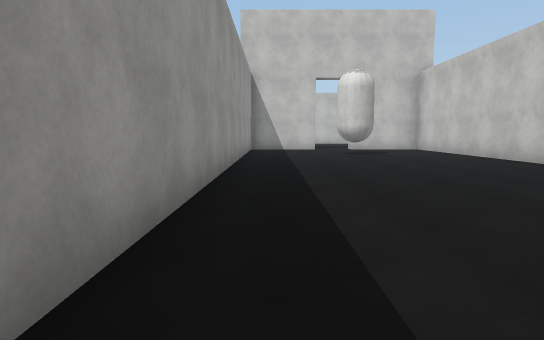
view 1 (above)

24 first-person views from a walk through a scene from a Unity 3-D project. The camera is 1.2 m above the floor, tilts 6° down and sees 75° across. Doors are open. The floor is counted in squares, 2 m on a side. Each view is taken from the middle of a square. On the plan, view 1 faces up. The plan holds only what a view shows up to about 10 squares ahead; the rest is blank. The place goes on beyond the plan. Some animated figures are left out. Some surface patterns are stand-ins.

view 2
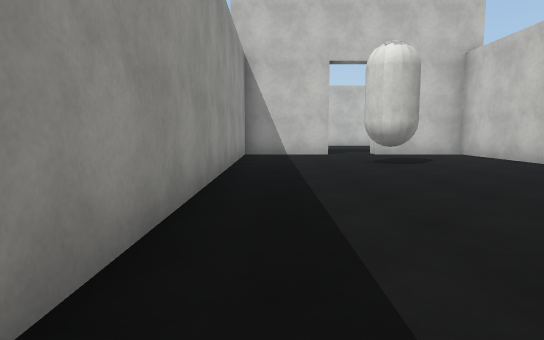

view 3
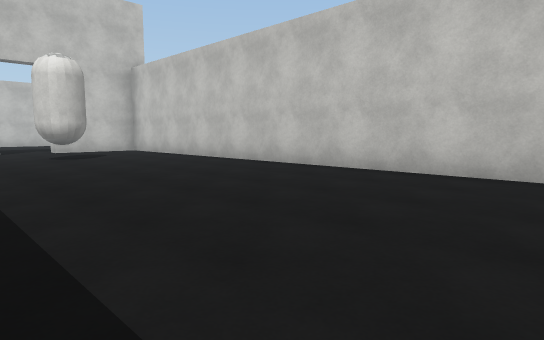

view 4
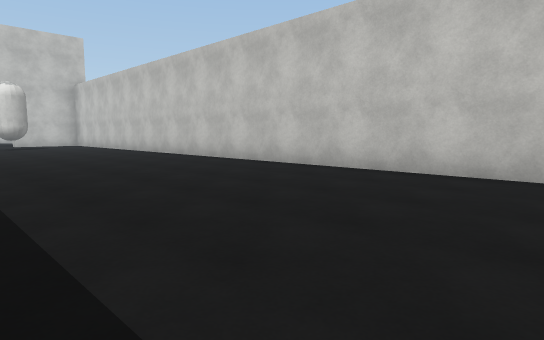

view 5
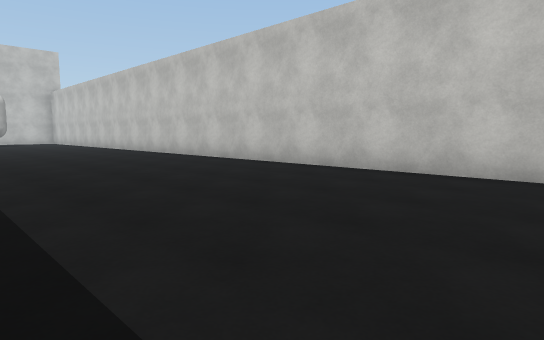

view 6
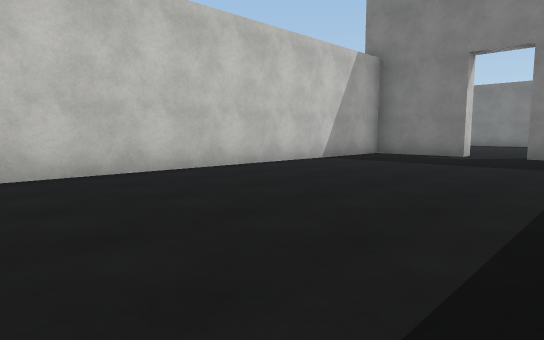

view 7
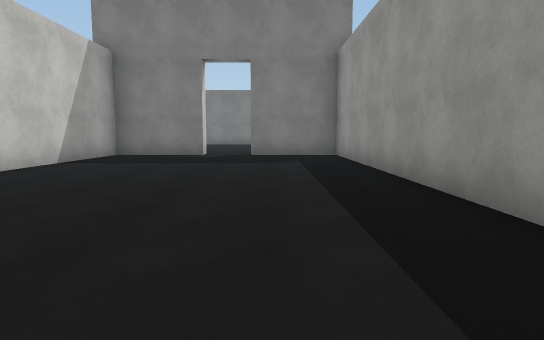

view 8
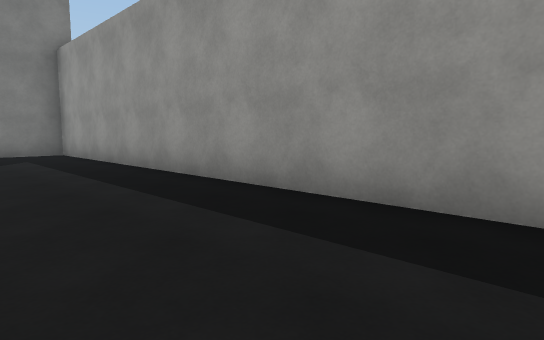

view 9
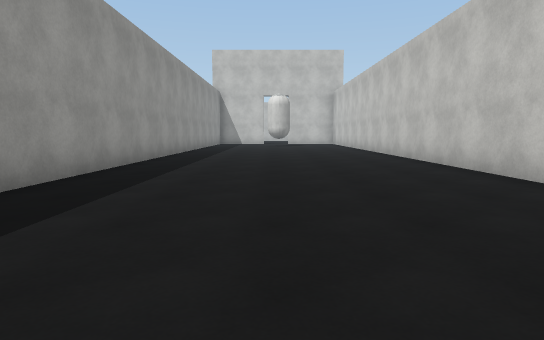

view 10
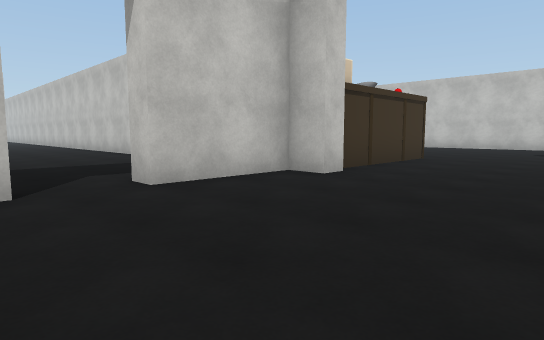

view 11
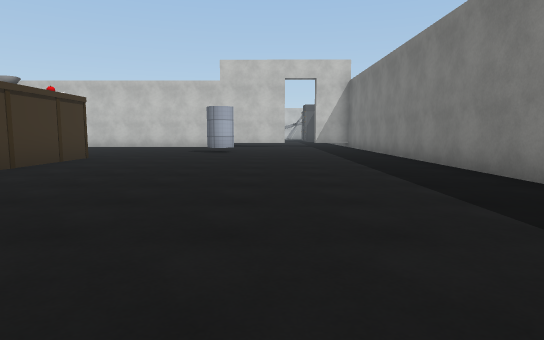

view 12
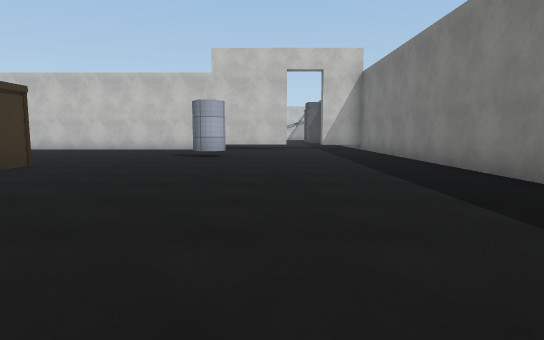

view 13
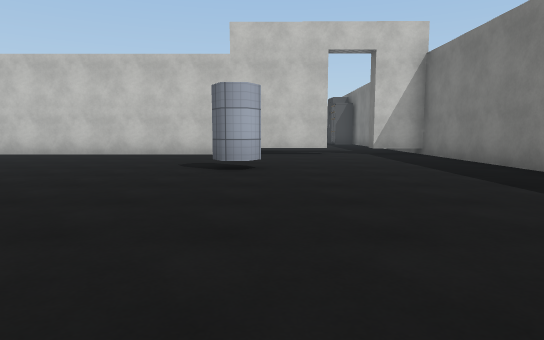

view 14
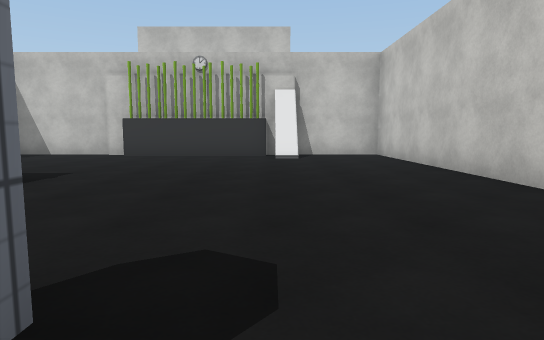

view 15
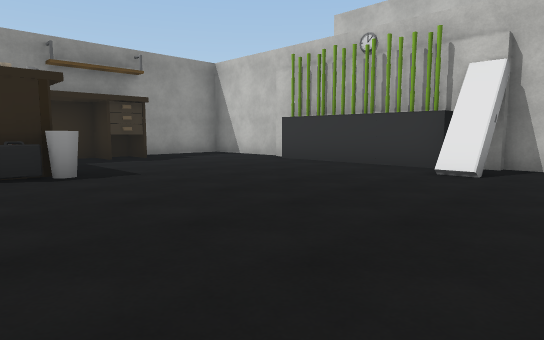

view 16
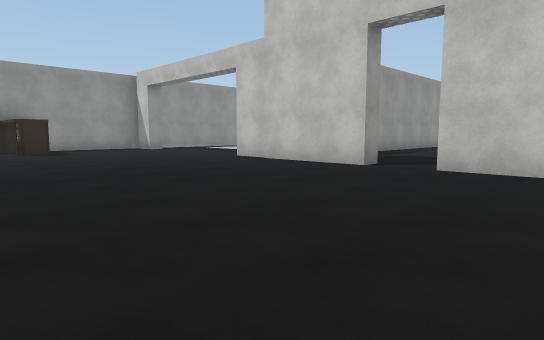

view 17
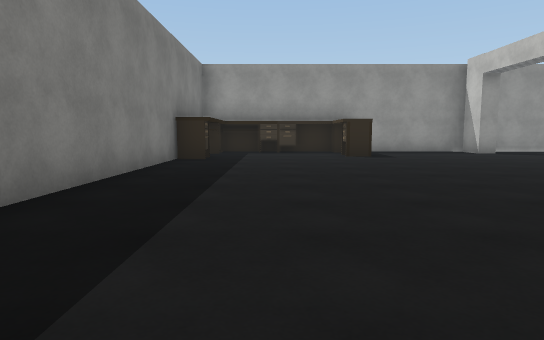

view 18
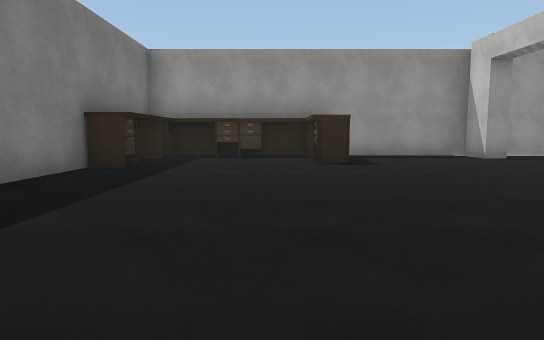

view 19
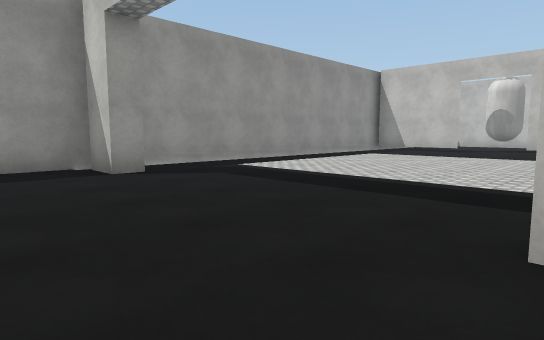

view 20
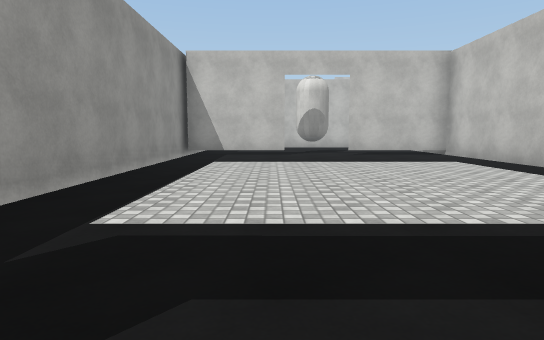

view 21
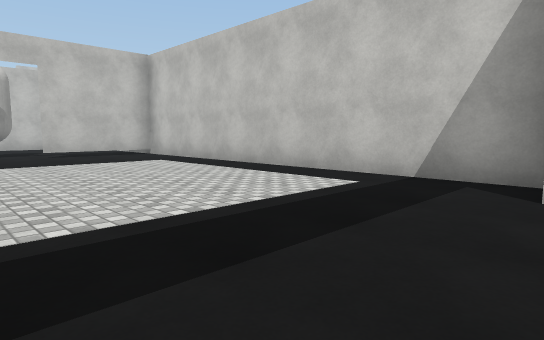

view 22
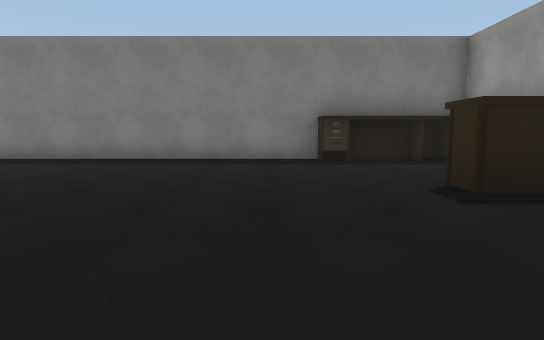

view 23
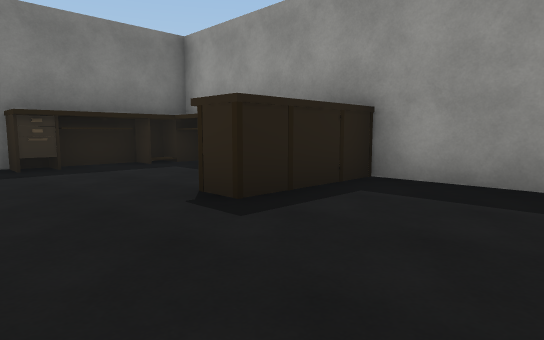

view 24
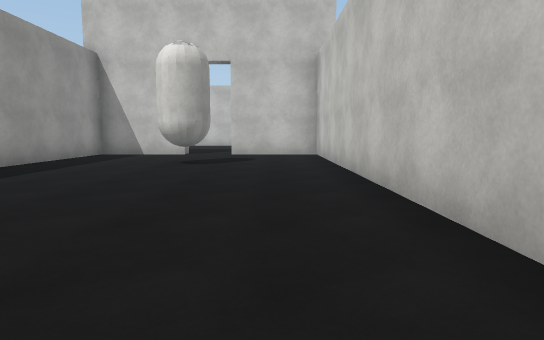

### Floor plan
Ten units are one square. View 1 is at (0, 0); x grows to the right and y downward. Boxes are objects, and circles mark ways between rooms. Rooms are numbered by the first view taken in them; rooms with no view inside come last. Other rooms are left out.
<svg viewBox="-90 -135 255 375">
<path fill="none" stroke="#000" d="M-7 42 -7 146 16 146M29 146 52 146 52 -129 29 -129M16 -129 -7 -129 -7 25M16 151 -24 151M58 159 52 159 52 151 29 151M-12 145 -12 53 -40 53M57 110 57 116M51 232 159 232 159 218M86 92 60 92M91 94 85 94M121 189 117 186 117 182 121 180M-73 145 -73 151 -81 151M-52 232 24 232M-84 148 -84 185M136 94 128 94M159 206 159 92 135 92M-56 53 -84 53M-84 49 -84 140"/>
<rect x="15" y="-105" width="10" height="10" fill="#bbb"><title>other object</title></rect>
<rect x="-85" y="205" width="10" height="20" fill="#bbb"><title>other object</title></rect>
<rect x="-85" y="175" width="30" height="20" fill="#bbb"><title>other object</title></rect>
<rect x="-65" y="225" width="10" height="10" fill="#bbb"><title>other object</title></rect>
<rect x="65" y="145" width="30" height="20" fill="#bbb"><title>other object</title></rect>
<rect x="95" y="145" width="10" height="10" fill="#bbb"><title>other object</title></rect>
<rect x="95" y="135" width="10" height="10" fill="#bbb"><title>other object</title></rect>
<rect x="95" y="95" width="10" height="10" fill="#bbb"><title>other object</title></rect>
<rect x="105" y="95" width="10" height="10" fill="#bbb"><title>other object</title></rect>
<rect x="125" y="95" width="10" height="10" fill="#bbb"><title>other object</title></rect>
<circle cx="20" cy="150" r="3" fill="#2a7"/>
<text x="20" y="10">1</text>
<text x="30" y="160">2</text>
</svg>
Room 1 opens to room 2.

Where each view was taken, in squares from view 1:
view 1: 0 up, 0 right, facing up
view 2: 3 up, 0 right, facing up
view 3: 1 up, 0 right, facing up-right
view 4: 5 down, 0 right, facing up-right
view 5: 9 down, 0 right, facing up-right
view 6: 5 down, 0 right, facing down-right
view 7: 5 down, 1 right, facing down
view 8: 4 down, 2 right, facing down-left
view 9: 6 down, 2 right, facing up
view 10: 19 down, 1 right, facing up-right
view 11: 20 down, 1 right, facing right
view 12: 20 down, 3 right, facing right
view 13: 19 down, 6 right, facing right
view 14: 19 down, 13 right, facing up
view 15: 16 down, 15 right, facing up-left
view 16: 21 down, 5 right, facing up-left
view 17: 21 down, 3 right, facing left
view 18: 20 down, 1 right, facing left
view 19: 17 down, 2 left, facing up-left
view 20: 15 down, 6 left, facing up
view 21: 15 down, 6 left, facing up-right
view 22: 15 down, 4 left, facing down
view 23: 16 down, 4 left, facing down-left
view 24: 3 up, 4 right, facing up
